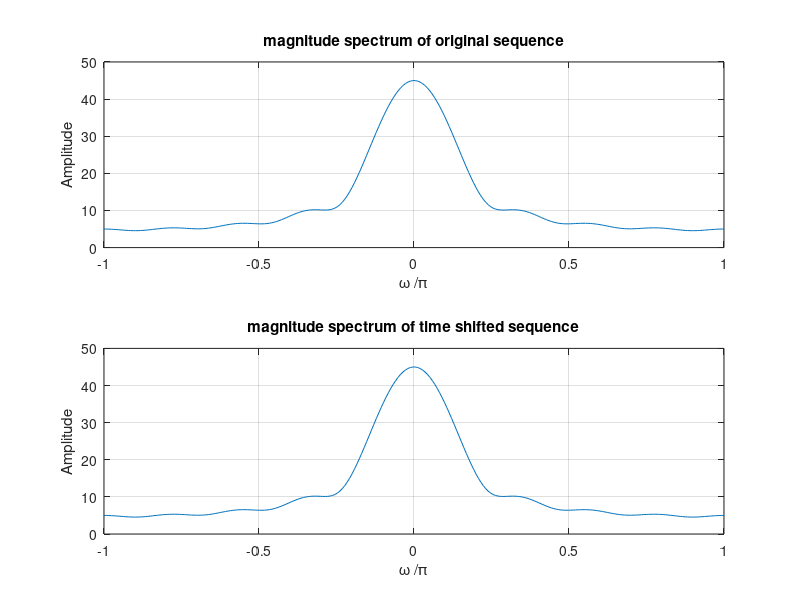
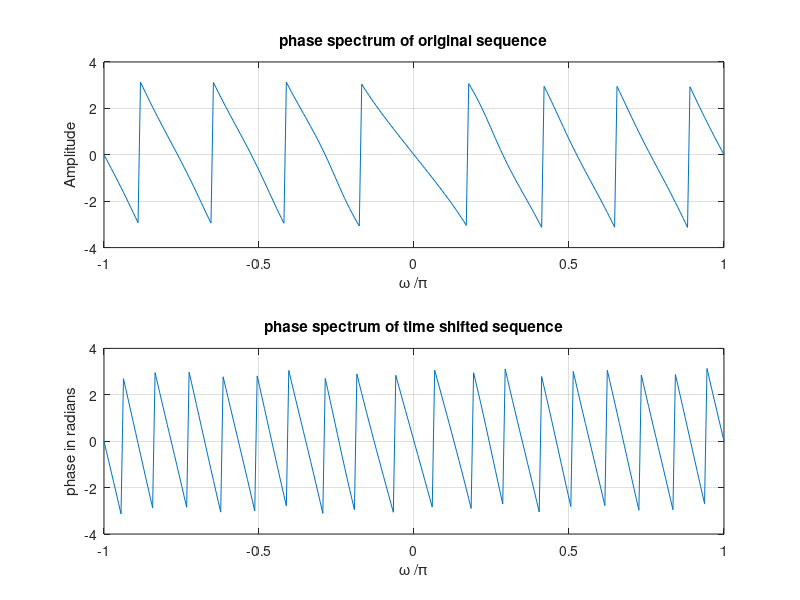

MATLAB code to generate these figures, in order:
%frequency of samples in dtft

w = -pi:2*pi/255:pi;
num = [1 2 3 4 5 6 7 8 9];
D = 10;


h1 = freqz(num,1,w);
h2 = freqz([zeros(1,D) num], 1,w);


%plotting the dtft
figure;
subplot(2,1,1);
plot(w/pi,abs(h1));grid on;
title('magnitude spectrum of original sequence');
xlabel('\omega /\pi');
ylabel('Amplitude');

subplot(2,1,2);
plot(w/pi,abs(h2));grid on;
title('magnitude spectrum of time shifted sequence');

xlabel('\omega /\pi');
ylabel('Amplitude');

figure;
subplot(2,1,1);
plot(w/pi,angle(h1));grid on;
title('phase spectrum of original sequence');
xlabel('\omega /\pi');
ylabel('Amplitude');
subplot(2,1,2);
plot(w/pi,angle(h2));grid on;
title('phase spectrum of time shifted sequence');
xlabel('\omega /\pi');
ylabel('phase in radians');

